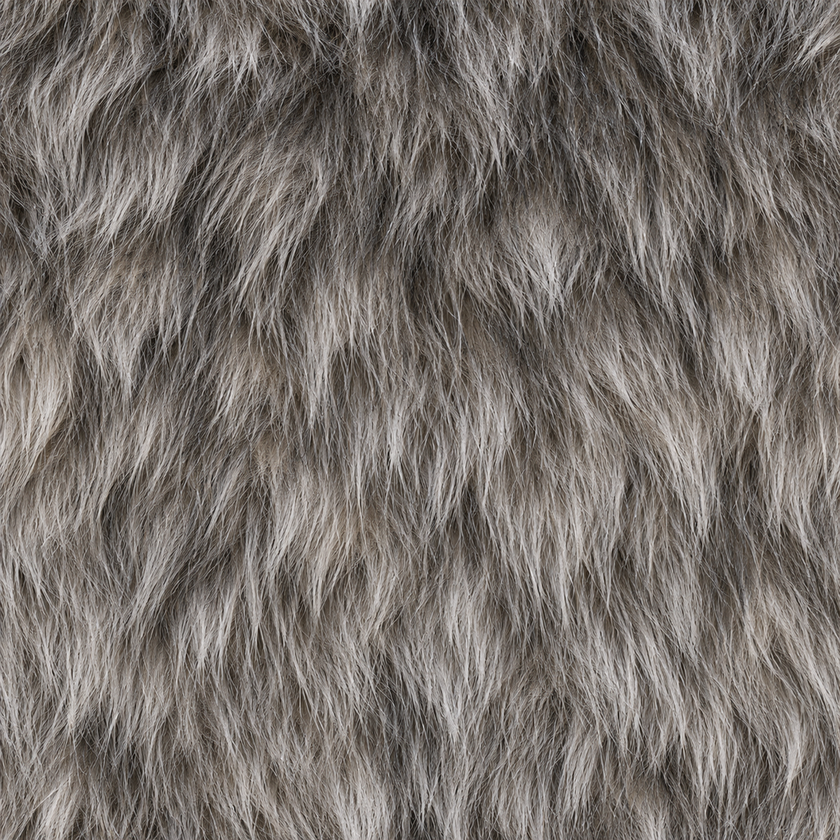
#> input picture Art/Source/FirstLeg/Wolves/TimberUndercoat.png, 840 x 840 px, shrunk from 1024 x 1024 before the run
$ python bake_undercoat_normal.py
#> lines starting #> are read from the running program, lines starting #| are printed output that depends on the picture
"""Bake the UE tangent normal from the wolf undercoat swatch with Pillow and NumPy."""

from pathlib import Path

import numpy as np
from PIL import Image, ImageFilter


def main():
    folder = Path(__file__).resolve().parents[2] / "Art/Source/FirstLeg/Wolves"
    with Image.open(folder / "TimberUndercoat.png") as source:
#> source is the input picture: PIL image 840x840 RGB; mean R, G, B 117.8, 111.1, 105.9
        gray = np.asarray(source.convert("L"), dtype=np.uint8)

    # Wrap the filters across tile edges. Strand relief follows local contrast so
    # dark patches in the coat retain the same overall depth as the silver ones.
    margin = 10
    tile = Image.fromarray(np.pad(gray, margin, mode="wrap"))

    def blurred(radius):
#> called with radius = 0.65
        pixels = np.asarray(tile.filter(ImageFilter.GaussianBlur(radius)), dtype=np.float32)
        return pixels[margin:-margin, margin:-margin] / 255.0

    height = blurred(0.65) - 0.65 * blurred(2.0) - 0.35 * blurred(3.0)
#> call 3 of blurred, with radius = 3
#> in blurred (call 3), `pixels = np.asarray(tile.filter(ImageFilter.GaussianBlur(radius)), dty..`:
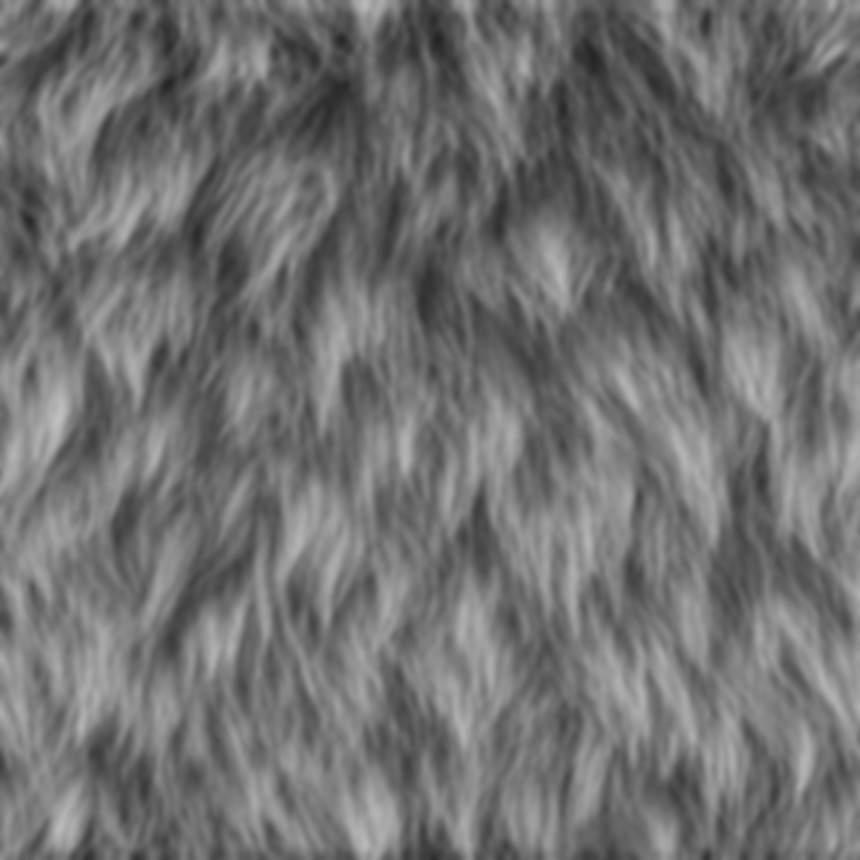
#> pixels: shape (860, 860) float32; min 35, max 192, mean 112.6
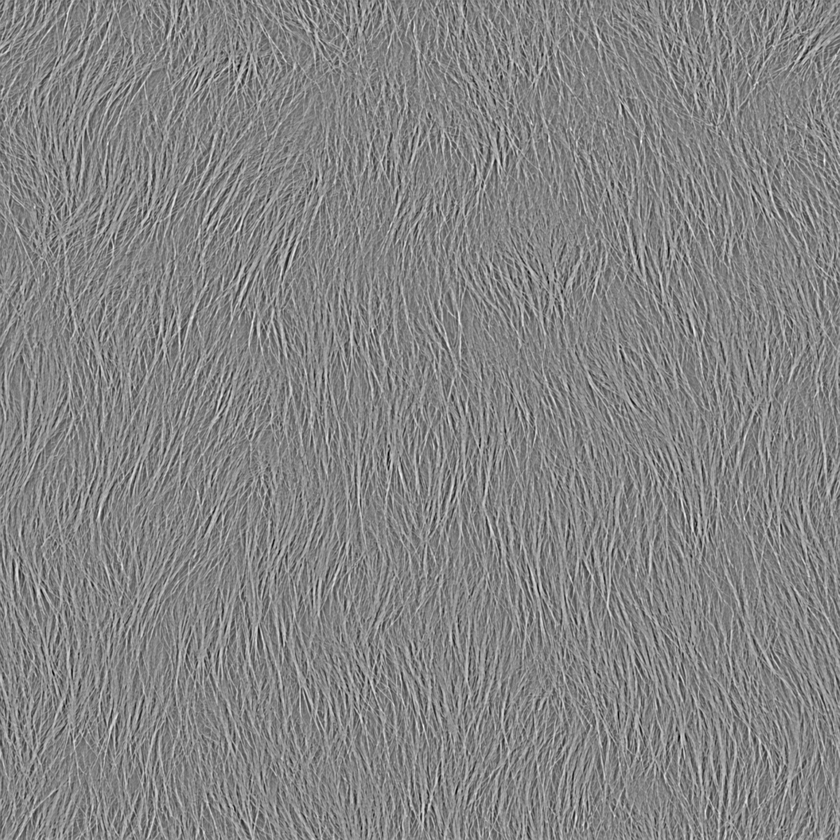
#> height: shape (840, 840) float32; min -0.303, max 0.279, mean -1.55e-05; drawn with min black and max white
    du = (np.roll(height, -1, 1) - np.roll(height, 1, 1)) * 0.5
    dv = (np.roll(height, -1, 0) - np.roll(height, 1, 0)) * 0.5
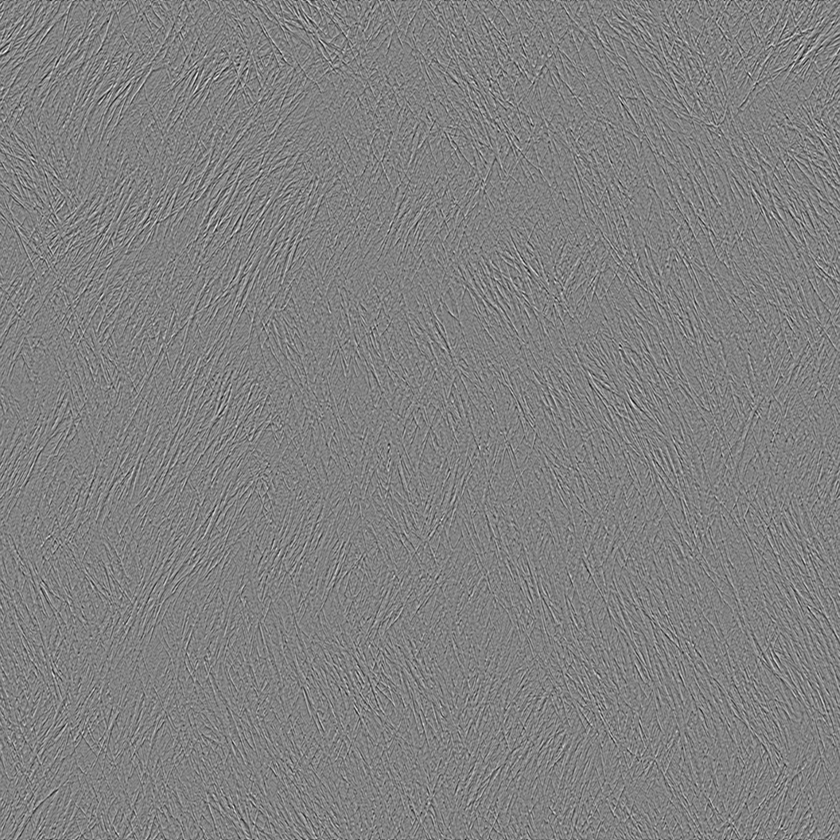
#> dv: shape (840, 840) float32; min -0.168, max 0.162, mean 0; drawn with min black and max white
    slope = np.hypot(du, dv)
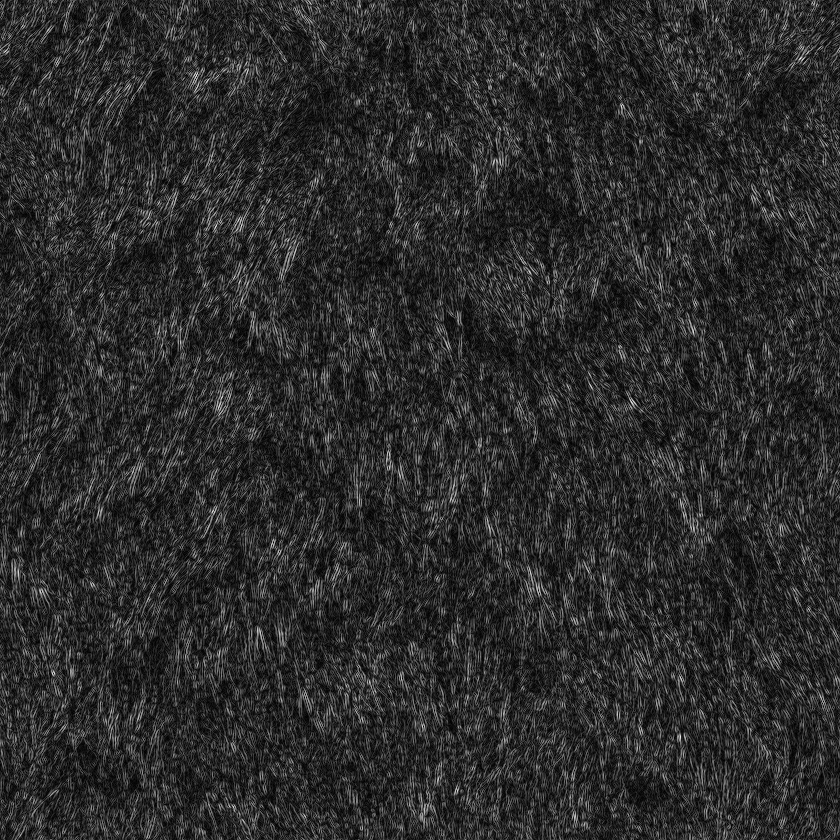
#> slope: shape (840, 840) float32; min 0, max 0.256, mean 0.0443; drawn with min black and max white
    scale = np.minimum(
        0.29 / max(float(np.percentile(slope, 95)), 1e-5),
        0.62 / np.maximum(slope, 1e-5),
    )
    normal = np.stack((-du * scale, -dv * scale, np.ones_like(du)), axis=-1)
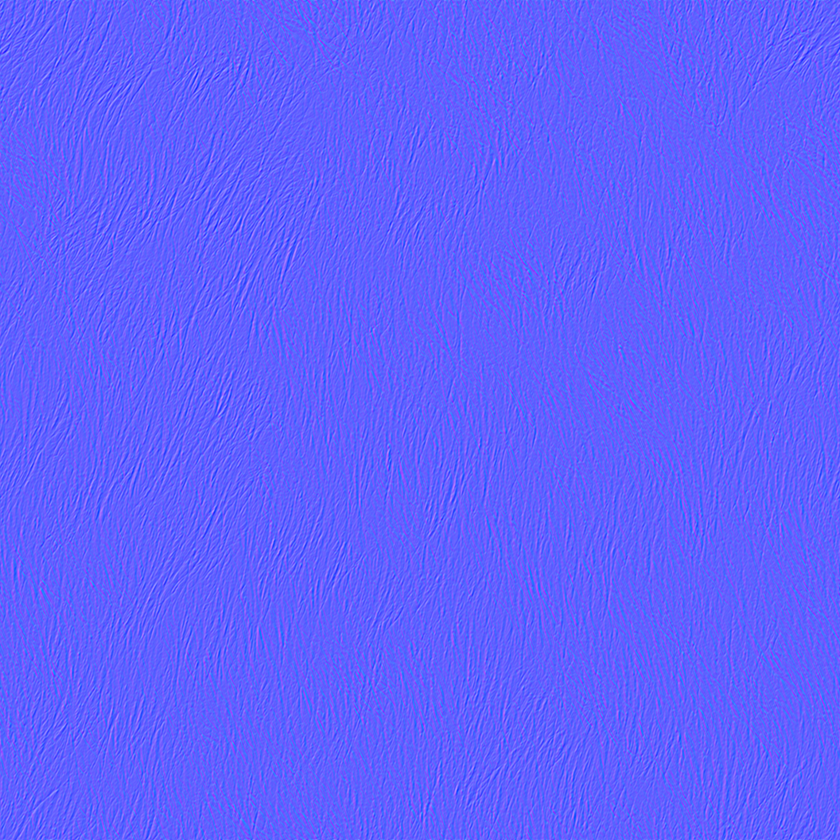
#> normal: shape (840, 840, 3) float32; mean of channels 0, 1, 2 1.5e-07, 1.47e-08, 1; drawn with min black and max white
    normal /= np.linalg.norm(normal, axis=-1, keepdims=True)
    Image.fromarray(np.rint((normal * 0.5 + 0.5) * 255).astype(np.uint8)).save(
        folder / "TimberUndercoatNormal.png"
    )
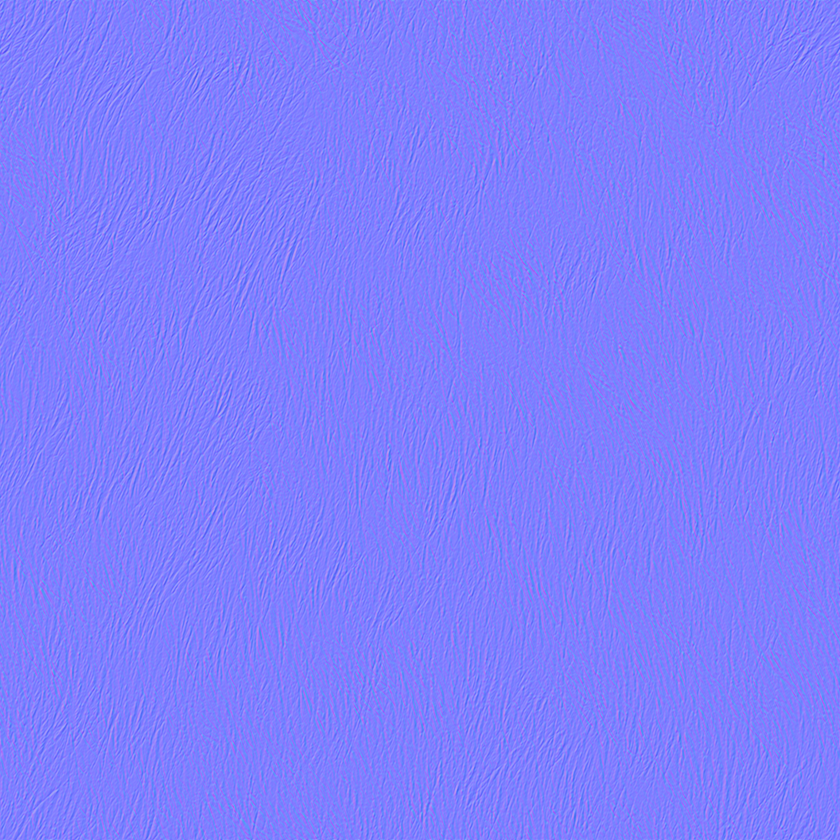
#> saved as TimberUndercoatNormal.png: PIL image 840x840 RGB; mean R, G, B 127.5, 127.5, 253.6


if __name__ == "__main__":
    main()
